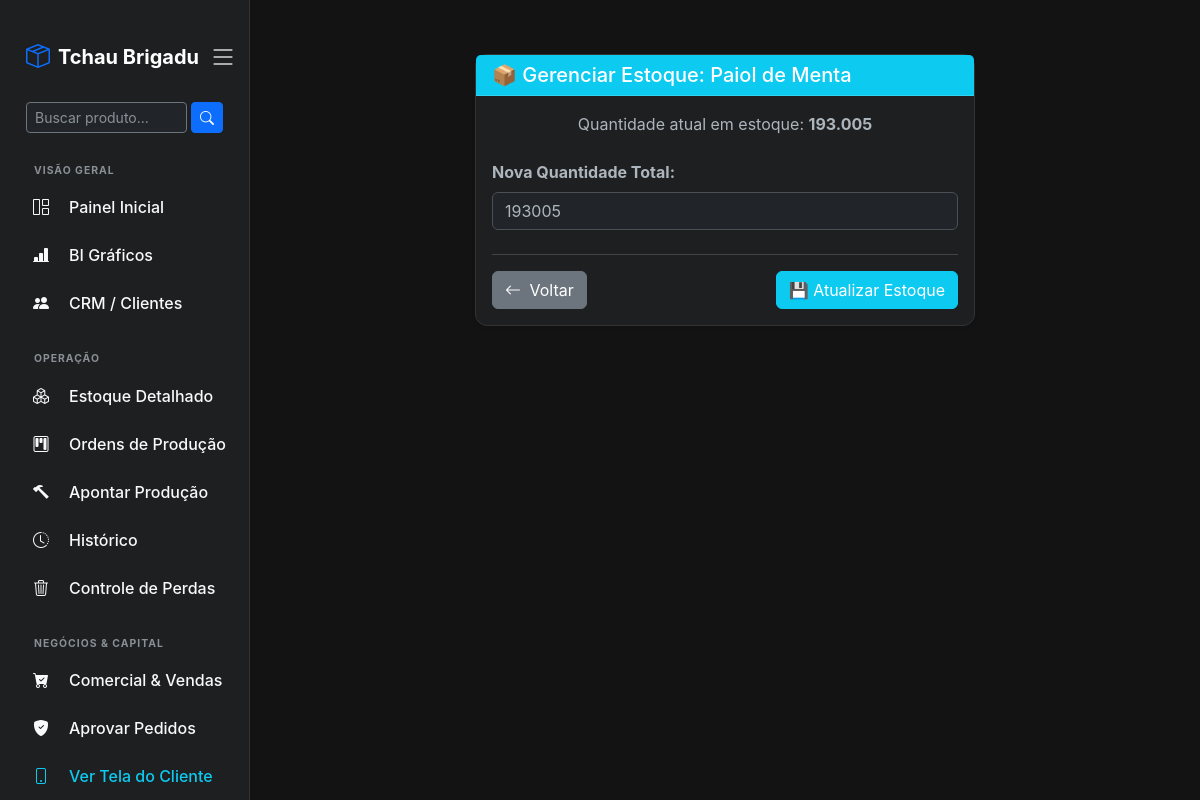
The page /estoque/12/ (signed in) on the database its author committed.
### core/models.py (models this page shows, shortened)
class Produto(models.Model):
    nome = models.CharField(max_length=100, help_text="Ex: Cigarro Marca X, Fumo de Rolo Y")
    categoria = models.CharField(max_length=50, help_text="Ex: Produto Final, Matéria Prima")
    preco_custo = models.DecimalField(max_digits=10, decimal_places=2, help_text="Para matérias-primas, digite o custo. Para produtos finais, pode deixar 0 (será calculado).")
    estoque_minimo = models.FloatField(default=10, help_text="Quantidade mínima para disparar o alerta")
    preco_venda = models.DecimalField(max_digits=10, decimal_places=2, blank=True, null=True, help_text="Preço de venda (apenas para produtos finais)")

class Estoque(models.Model):
    produto = models.ForeignKey(Produto, on_delete=models.CASCADE)
    quantidade = models.IntegerField(default=0)
    estoque_minimo = models.FloatField(default=10)

### core/views.py (the view)
# urls.py: path('estoque/<int:id_produto>/', views.gerenciar_estoque, name='gerenciar_estoque'),
@login_required
@user_passes_test(has_logistica, login_url='/')
def gerenciar_estoque(request, id_produto):
    produto = get_object_or_404(Produto, id=id_produto)
    estoque, criado = Estoque.objects.get_or_create(produto=produto)
    if request.method == 'POST':
        form = EstoqueForm(request.POST, instance=estoque)
        if form.is_valid():
            form.save()
            messages.success(request, f'Estoque de "{produto.nome}" atualizado com sucesso!')
            return redirect('painel')
    else:
        form = EstoqueForm(instance=estoque)
    return render(request, 'estoque_form.html', {'form': form, 'produto': produto, 'estoque': estoque})

### core/forms.py
class EstoqueForm(forms.ModelForm):
    class Meta:
        model = Estoque
        fields = ['quantidade']
        widgets = {
            'quantidade': forms.NumberInput(attrs={'class': 'form-control', 'min': '0'}),
        }

### core/context_processors.py (called while the page is built)
def alertas_estoque(request):
    if request.user.is_authenticated:
        contagem = Estoque.objects.filter(quantidade__lte=models.F('estoque_minimo')).count()
        return {'qtd_alerta_compras': contagem}
    return {'qtd_alerta_compras': 0}

def alertas_globais(request):
    if request.user.is_authenticated:
        qtd_alerta_compras = Estoque.objects.filter(
            quantidade__lte=models.F('estoque_minimo')
        ).exclude(produto__categoria__icontains='final').count()
        return {
            'qtd_alerta_compras': qtd_alerta_compras
        }
    return {'qtd_alerta_compras': 0}

### core/views.py (called while the page is built)
def has_logistica(user):
    if user.is_superuser: return True
    if hasattr(user, 'perfil') and user.perfil.tipo in ['Gerente', 'Logistica']: return True
    return False

### core/templates/estoque_form.html (shortened to what this page needs)
{% extends 'base.html' %}
{% block conteudo %}
<div class="card shadow-sm mx-auto mt-4" style="max-width: 500px;">
    <div class="card-header bg-info text-white">
        <h5 class="mb-0">📦 Gerenciar Estoque: {{ produto.nome }}</h5>
    </div>
    <div class="card-body text-center">
        <p class="mb-4">Quantidade atual em estoque: <strong>{{ estoque.quantidade }}</strong></p>
        <form method="post">
            <div class="mb-3 text-start">
                <label class="form-label fw-bold">Nova Quantidade Total:</label>
                {{ form.quantidade }}
            </div>
            <hr class="mt-4">
            <div class="d-flex justify-content-between">
                <button type="button" onclick="history.back()" class="btn btn-secondary">
                    <i class="bi bi-arrow-left me-1"></i> Voltar
                </button>
                <button type="submit" class="btn btn-info text-white">💾 Atualizar Estoque</button>
            </div>
        </form>
    </div>
</div>
{% endblock %}

### core/templates/base.html (style rules this page uses)
body { background-color: #131314; color: #e3e3e3; display: flex; height: 100vh; overflow: hidden; font-family: -apple-system, BlinkMacSystemFont, "Segoe UI", Roboto, Helvetica, Arial, sans-serif; }
.card { background-color: #1e1f20; border: 1px solid #333; border-radius: 12px; }

### rows shown on the page
Produto: nome "Paiol de Menta"
Estoque: quantidade "193.005", quantidade "193005"
